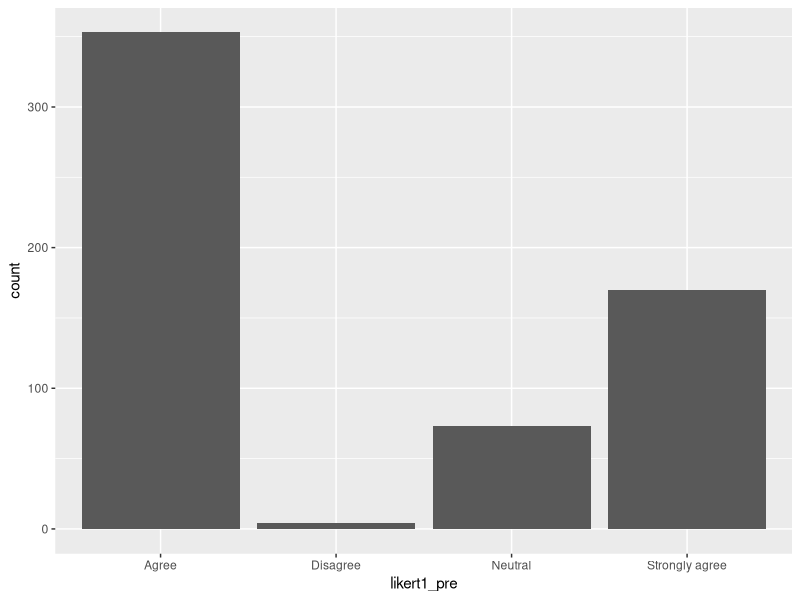
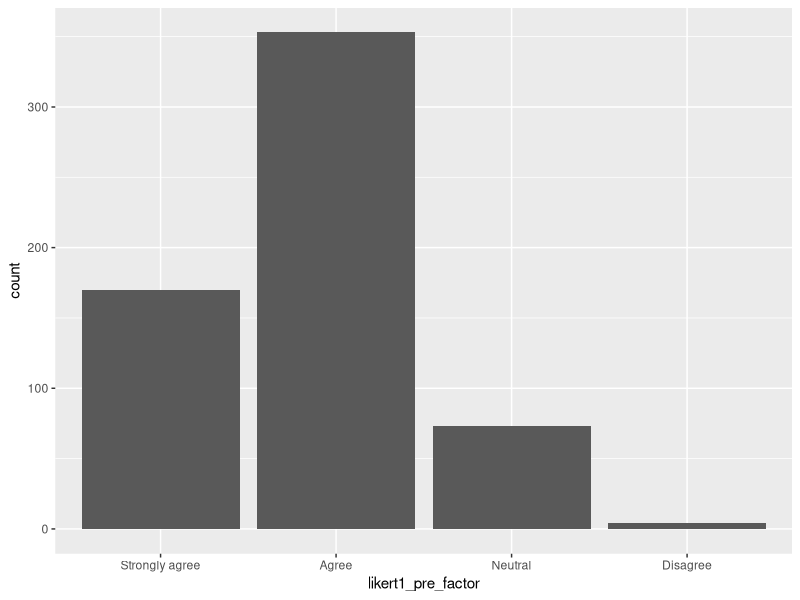
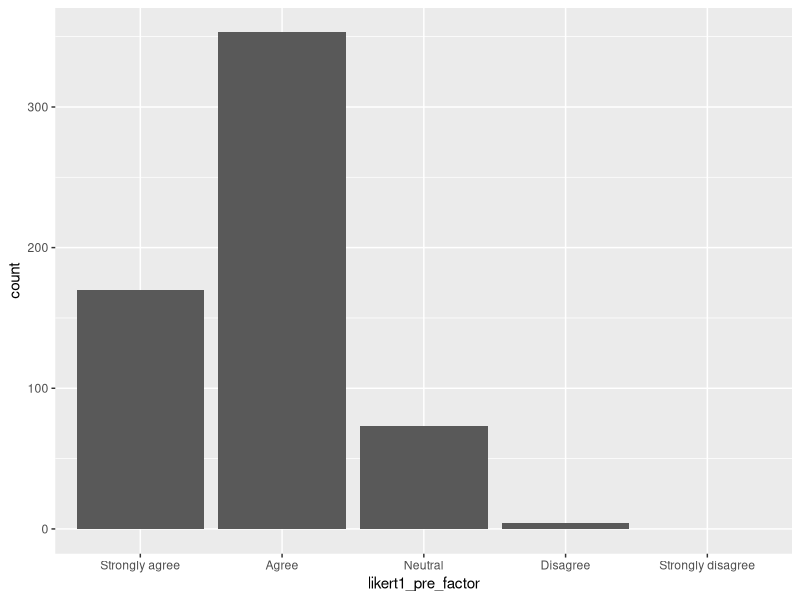
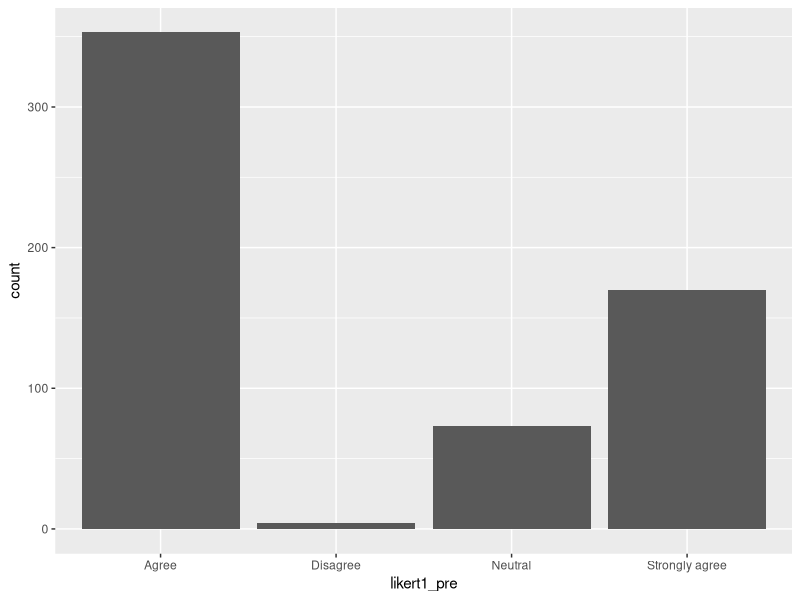
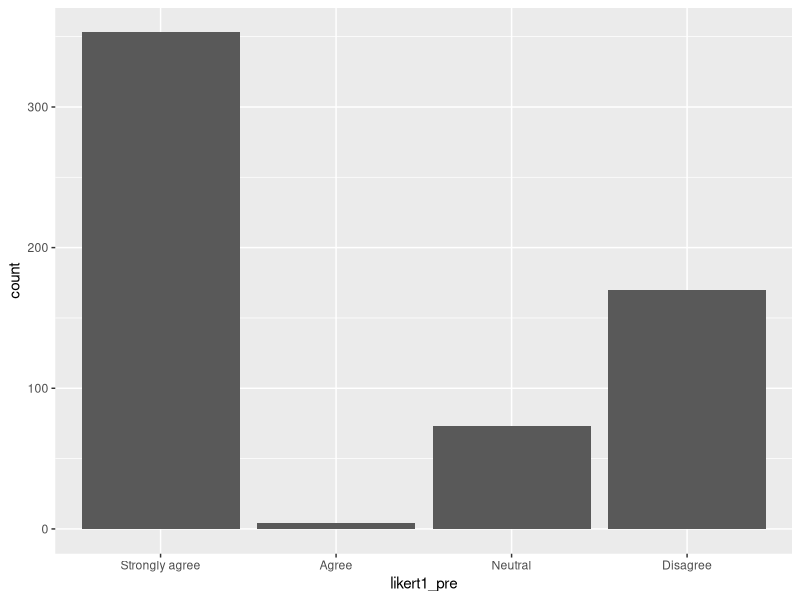
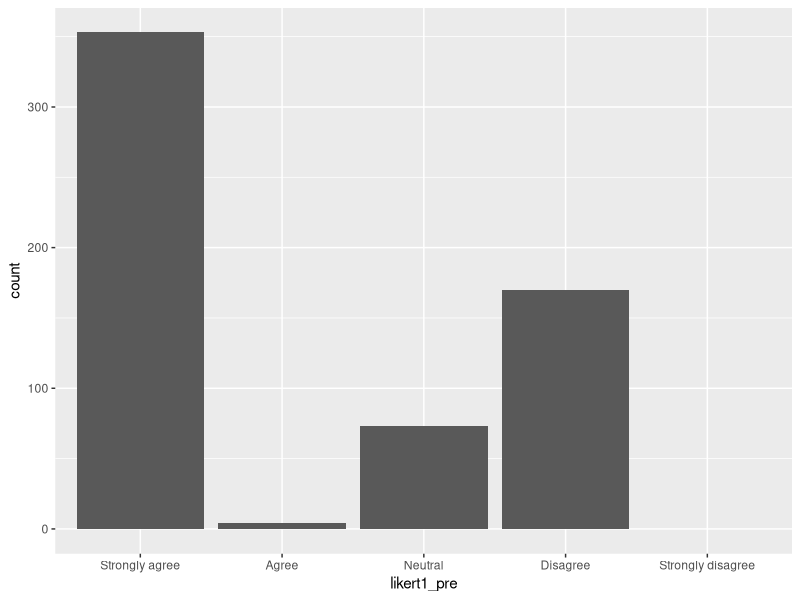
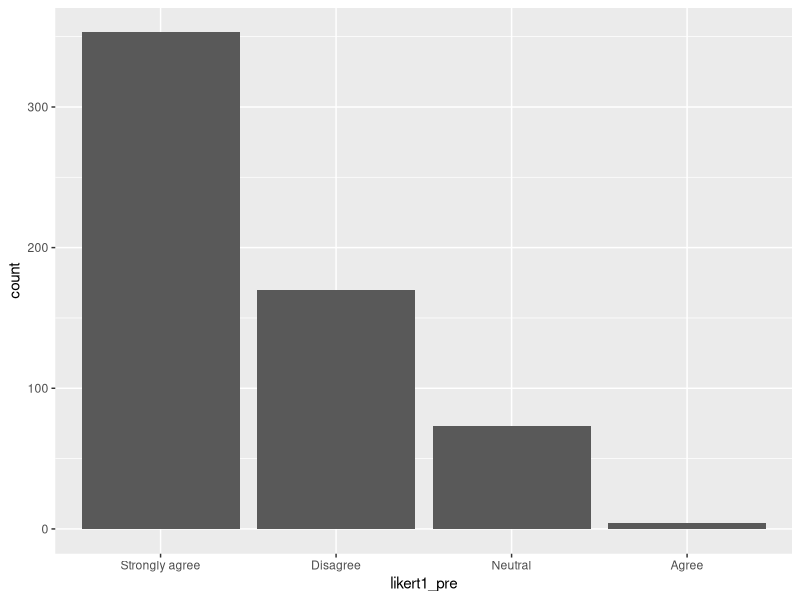
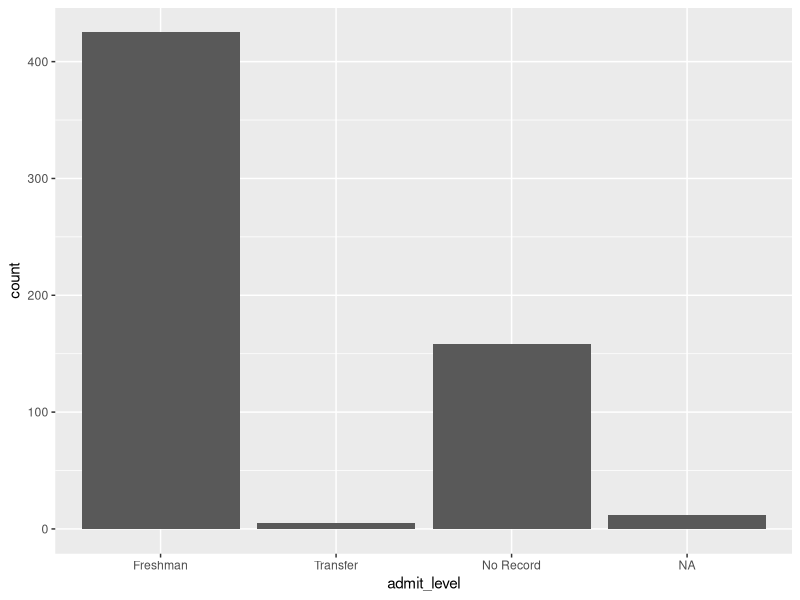

R code for these plots, in order:
## ---- chunk 1
#install.packages("forcats")
## ---- chunk 2
library("tidyverse")
library("forcats")
library("ggplot2")
## ---- chunk 3
edu_dat <- read_csv("workshop_wide.csv")
## ---- chunk 4
glimpse(edu_dat)
## ---- chunk 5
table(edu_dat$likert1_pre)
ggplot(edu_dat, aes(likert1_pre)) +
  geom_bar()
## ---- chunk 6
likert_levels <- c("Strongly agree", "Agree", "Neutral", "Disagree", "Strongly disagree")
## ---- chunk 7
likert1_pre_factor <- factor(edu_dat$likert1_pre, levels = likert_levels)

## ---- chunk 8
table(likert1_pre_factor)
ggplot(edu_dat, aes(likert1_pre_factor)) +
  geom_bar()
## ---- chunk 9
ggplot(edu_dat, aes(likert1_pre_factor)) +
  geom_bar() +
  scale_x_discrete(drop=FALSE)
## ---- chunk 10
edu_dat$likert1_pre <- factor(edu_dat$likert1_pre)
glimpse(edu_dat)
## ---- chunk 11
ggplot(edu_dat, aes(likert1_pre)) +
  geom_bar()
## ---- chunk 12
levels(edu_dat$likert1_pre) <- c("Strongly agree", "Agree", "Neutral", "Disagree", "Strongly disagree")
## ---- chunk 13
ggplot(edu_dat, aes(likert1_pre)) +
  geom_bar()
ggplot(edu_dat, aes(likert1_pre)) +
  geom_bar() +
  scale_x_discrete(drop=FALSE)
## ---- chunk 14
edu_dat %>%
  mutate(likert1_pre = fct_infreq(likert1_pre)) %>%
ggplot(aes(x = likert1_pre)) +
 geom_bar()
## ---- chunk 15
edu_dat %>%
  mutate(likert1_pre = fct_recode(likert1_pre,
                                  "Generally agree" = "Strongly agree",
                                  "Generally agree" = "Agree",
                                  "Neutral" = "Neutral",
                                  "Generally disagree" = "Disagree",
                                  "Generally disagree" = "Strongly disagree"
                              
                                  )) %>%
  count(likert1_pre)
## ---- chunk 16
edu_dat$likert1_post <- factor(edu_dat$likert1_post)
edu_dat$admit_level <- factor(edu_dat$admit_level)
edu_dat$gender <- factor(edu_dat$gender)
glimpse(edu_dat)
## ---- chunk 17
levels(edu_dat$admit_level) <- c("Freshman", "Transfer", "No Record")
edu_dat %>%
ggplot(aes(x = admit_level)) +
 geom_bar()
## ---- chunk 18
edu_dat %>%
  mutate(admit_level = fct_infreq(admit_level)) %>%
ggplot(aes(x = admit_level)) +
 geom_bar()
## ---- chunk 19
edu_dat$year <- factor(edu_dat$year)
levels(edu_dat$year) <- c("2016", "2017", "2018", "2019")
edu_dat %>%
  mutate(year = fct_recode(year,
                                  "Prior_to_new_curriculum" = "2016",
                                  "Prior_to_new_curriculum" = "2017",
                                  "New_curriculum" = "2018",
                                  "New_curriculum" = "2019",
                                  )) %>%
  ggplot(aes(year,final_exam)) +
  geom_boxplot()

